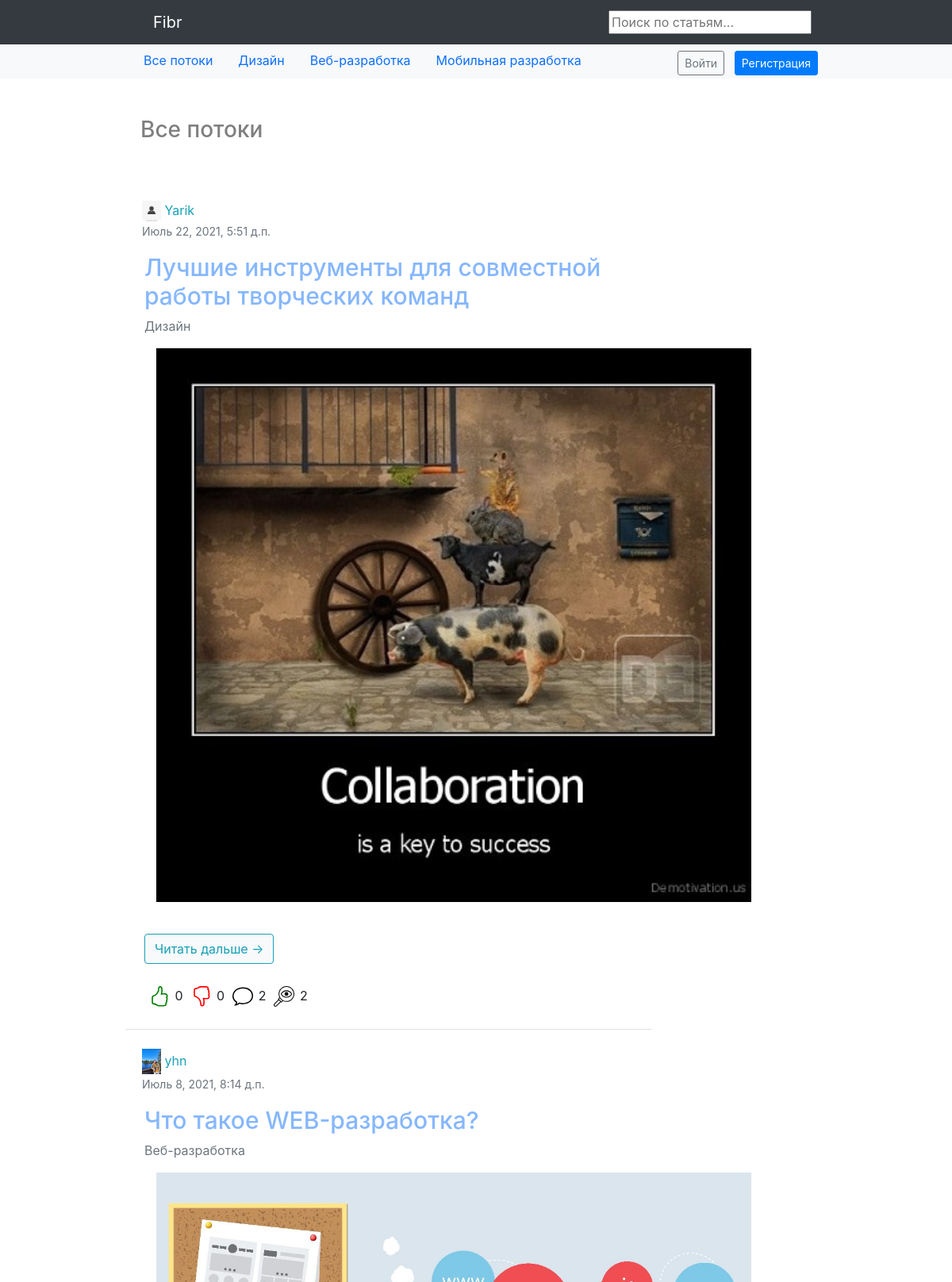
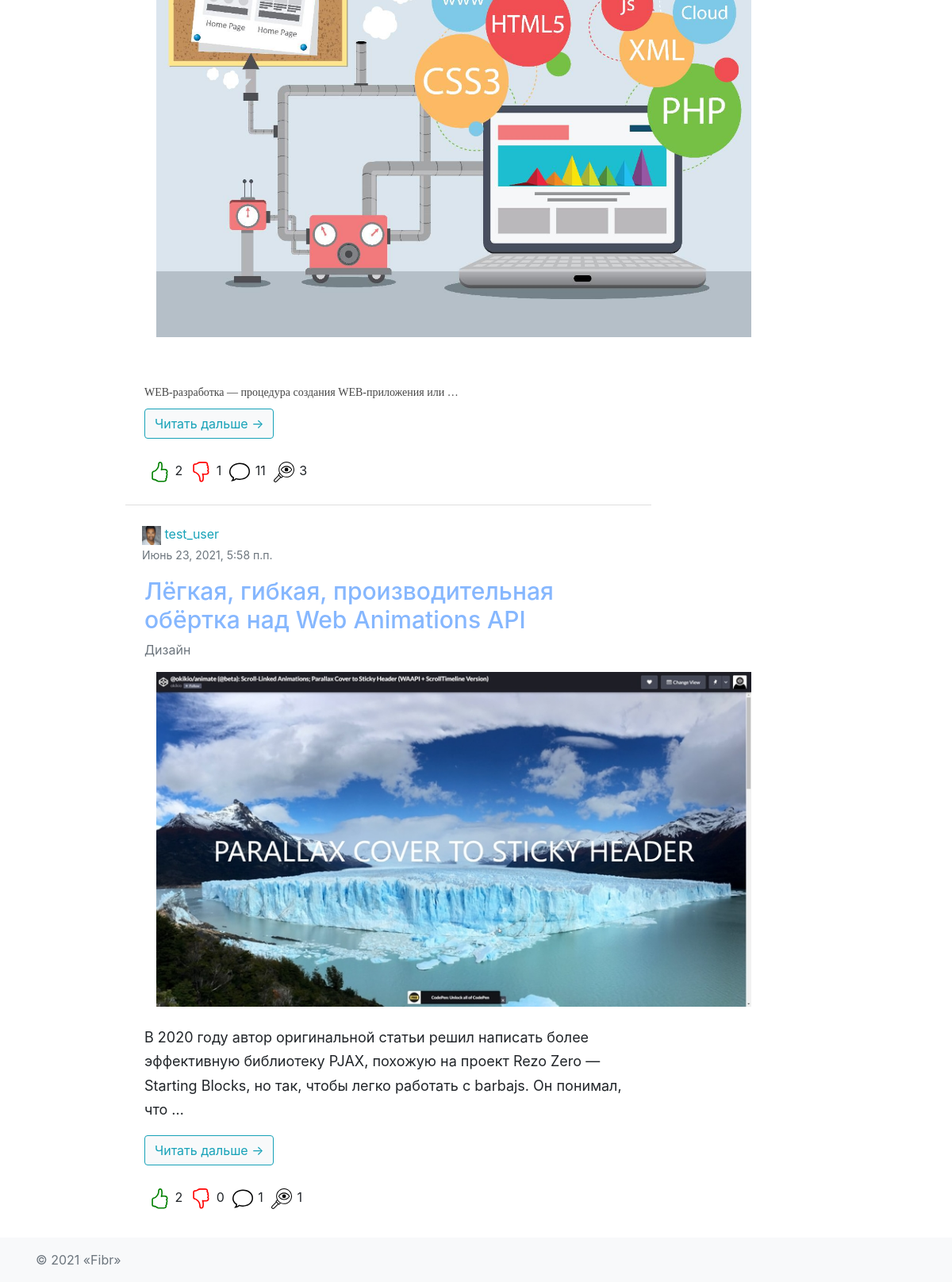
The page / on the database its author committed (2 pictures, top to bottom).
### hub/models.py (models this page shows)
class Topic(models.Model):
    name = models.CharField(max_length=64)
    short_description = models.TextField(blank=True)
    class Meta:
        verbose_name = 'Тематика'
        verbose_name_plural = 'Тематики'
    def __str__(self):
        return self.name

### article/models.py (models this page shows, shortened)
class Article(models.Model):
    user = models.ForeignKey(User, on_delete=models.CASCADE)
    topic = models.ForeignKey(Topic, on_delete=models.CASCADE, verbose_name='Раздел')
    title = models.CharField(max_length=64, unique=True, verbose_name='Название')
    content = models.TextField(blank=True, verbose_name='Статья')
    image = models.ImageField(upload_to='article_images', blank=True, verbose_name='Фото')
    is_active = models.BooleanField(default=True, verbose_name='Активна', db_index=True)
    is_published = models.BooleanField(default=False, verbose_name='Опубликовать', db_index=True)
    is_moderated = models.BooleanField(default=False, verbose_name='На модерацию', db_index=True)
    created_at = models.DateTimeField(auto_now_add=True)
    updated_at = models.DateTimeField(auto_now=True)
    moderate_comment = models.TextField(blank=True, verbose_name='Замечания модератора')
    class Meta:
        verbose_name = 'Статья'
        verbose_name_plural = 'Статьи'
    @staticmethod
    def get_articles():
        return Article.objects.filter(is_active=True, is_published=True)
    @staticmethod
    def get_moderated_articles():
        return Article.objects.filter(is_active=True, is_moderated=True)
    def get_total_likes(self):
        likes = Like.objects.filter(article=self, is_liked=True, is_for_comment=False)
        return len(likes)
    def get_total_dislikes(self):
        likes = Like.objects.filter(article=self, is_disliked=True, is_for_comment=False)
        return len(likes)
    def get_total_comments(self):
        comments = Comment.objects.filter(article=self)
        return len(comments)
    def get_total_views(self):
        article_views = ArticlesViews.objects.filter(article=self)
        return len(article_views)

### authapp/models.py (models this page shows, shortened)
class User(AbstractUser):
    image = models.ImageField(upload_to='users_avatars', blank=True, default='users_avatars/default.jpg')
    birthday = models.DateField(blank=True, null=True)
    is_moderator = models.BooleanField(default=False)
    is_blocked = models.BooleanField(default=False)
    blocked_time = models.DateTimeField(default=timezone.now)
    def __str__(self):
        return self.username

### mainapp/views.py (the view)
# urls.py: path('', mainapp.Index.as_view(), name='index'),
class Index(ListView):
    model = Topic
    template_name = 'mainapp/index.html'
    def get_context_data(self, **kwargs):
        context = super().get_context_data(**kwargs)
        context['articles'] = Article.get_articles().order_by('-created_at')[:3]
        return context

### complaint/models.py (called while the page is built)
    @classmethod
    def get_active_complaints(cls):
        return Complaint.objects.filter(status__exact=cls.ACTIVE).order_by('-created_at')

### context_processor.py (called while the page is built)
def topic_list(request):
    return {"topic_list": Topic.objects.all()}

def moderated_article_count(request):
    return {'moderated_articles_count': Article.get_moderated_articles().count(),
            'new_complaints_count': Complaint.get_active_complaints().count(),
            }

### mainapp/templates/mainapp/index.html (shortened to what this page needs)
{% extends 'mainapp/base.html' %}
{% load static %}
{% block content %}
<div class="h3 pt-5 px-lg-3 pb-4 text-black-50">
    <div class="container w-75">
        <h3 class="h3"> Все потоки </h3>
    </div>
</div>
<section>
    <div class="container w-75 p-2">
        <ul class="list-group list-group-flush w-75">
            {% for article in articles %}
            <li class="list-group-item p-4">
                <div class="row">
                    <header class="accordion-header">
                        <a href="{% url 'auth:user_info' article.user.pk %}" class="text-info" title="Автор публикации"
                            style="text-decoration: none;">
                            <img src="{{ article.user.image.url }}" width="24" height="24" class="img-fluid" alt="img">
                            <span class="text">{{ article.user }}</span>
                        </a>
                        <p class="timelist text-muted"><small>
                                {{ article.created_at }}
                            </small></p>
                    </header>
                    <div class="col-sm-12">
                        <a href="{% url 'article:article' article.pk %}" class="card-title text-decoration-none"
                            style="color: #86b7fe; cursor: pointer">
                            <h1 class="text" style="font-size: 30px;">
                                {{ article.title }}
                            </h1>
                        </a>
                        <p class="text-muted">
                             {{ article.topic }}
                        </p>
                        <div class="col-sm-4">
                            {% if article.image %}
                            <img src="{{ article.image.url }}" class="img-responsive" alt="img" width="750">
                            {% endif %}
                        </div>
                        <br>
                        <p class="card-text" style="line-height: 1.70;font-size: 18px;overflow-wrap: break-word;">
                            {{ article.content| safe| truncatewords:30 }}</p>
                        <a href="{% url 'article:article' article.pk %}">
                        </a>
                        <a href="{% url 'article:article' article.pk %}" class="card-title text-decoration-none"
                            style="color: #86b7fe; cursor: pointer"> <button type="button"
                                class="btn bg-light btn-outline-info"> Читать дальше →
                            </button>
                        </a>
                        <div class="d-flex justify-content-lg-start mt-4">
                            <div class="m-1">
                                {{ article.get_total_likes }}</div>
                            <div class="m-1">
                                {{ article.get_total_dislikes }}</div>
                            <div class="m-1">
                                {{ article.get_total_comments }}</div>
                            <div class="m-1">
                                {{ article.get_total_views }}</div>
                        </div>
                    </div>
                </div>
            </li>
            {% endfor %}
        </ul>
    </div>
</section>
{% endblock %}

### mainapp/templates/mainapp/includes/inc_nav_menu.html (shortened to what this page needs)
<nav class="navbar navbar-expand-lg navbar-dark bg-dark">
    <div class="container w-75">
        <a class="navbar-brand px-lg-3" href="/">Fibr</a>
        <form action="{% url 'search:search_result'  %}" method="get">
            <input name="keyword" type="text" placeholder="Поиск по статьям...">
        </form>
    </div>
</nav>
<nav id="navbar_top" class="navbar-expand-md navbar-light bg-light">
    <div class="container d-flex justify-content-between w-75">
        <ul class="nav justify-content-center">
            <li class="nav-item">
                <a class="nav-link" href="/">Все потоки</a>
            </li>
            {% for topic in topic_list %}
            <li class="nav-item">
                <a class="nav-link" href="{% url 'hub:topic' topic.pk %}">
                    {{ topic.name }}
                </a>
            </li>
            {% endfor %}
        </ul>
        <ul class="nav">
            <li class="nav-item">
                <div class="d-grid gap-2 d-md-block mt-1">
                    {% if user.is_authenticated %}
                    <button class="btn btn-outline-secondary btn-sm my-0 m-1" type="button"
                        onclick="location.href='{% url 'auth:logout' %}'">
                        Выйти
                    </button>
                    {% else %}
                    <button class="btn btn-outline-secondary btn-sm my-0 m-1" type="button"
                        onclick="location.href='{% url 'auth:login' %}'">
                        Войти
                    </button>
                    <button class="btn btn-primary btn-sm my-0 m-1 " type="button"
                        onclick="location.href='{% url 'auth:register' %}'">Регистрация
                    </button>
                    {% endif %}
                </div>
            </li>
        </ul>
    </div>
</nav>

### rows shown on the page
Topic: name "Дизайн"
Topic: name "Веб-разработка"
Topic: name "Мобильная разработка"
Article: user.image (placeholder picture), user "Yarik", created_at "Июль 22, 2021, 5:51 д.п.", title "Лучшие инструменты для совместной работы творческих команд", topic "Дизайн", image (picture), get_total_likes "0", get_total_dislikes "0", get_total_comments "2", get_total_views "2"
Article: user.image (picture), user "yhn", created_at "Июль 8, 2021, 8:14 д.п.", title "Что такое WEB-разработка?", topic "Веб-разработка", image (picture), content "WEB-разработка — процедура создания WEB-приложения или …", get_total_likes "2", get_total_dislikes "1", get_total_comments "11", get_total_views "3"
Article: user.image (picture), user "test_user", created_at "Июнь 23, 2021, 5:58 п.п.", title "Лёгкая, гибкая, производительная обёртка над Web Animations API", topic "Дизайн", image (picture), content "В 2020 году автор оригинальной статьи решил написать более эффективную библиотеку PJAX, похожую на проект Rezo Zero — Starting Blocks, но так, чтобы легко работать с barbajs. Он понимал, что …", get_total_likes "2", get_total_dislikes "0", get_total_comments "1", get_total_views "1"
